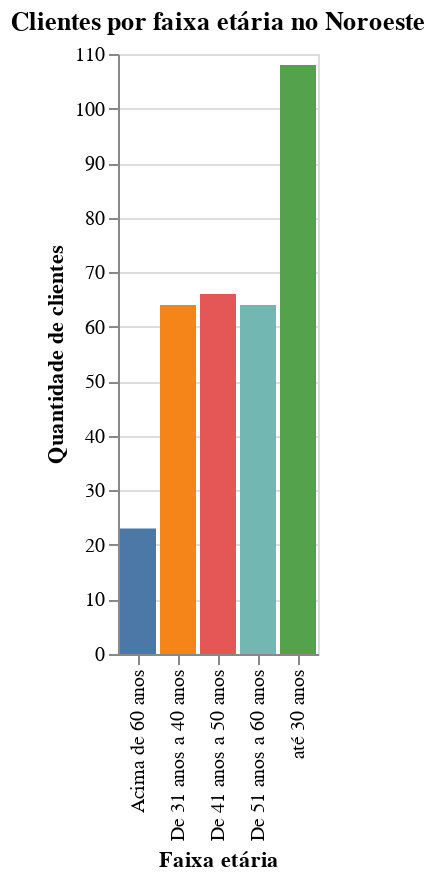

The code cell stored with this chart in its notebook:
### Code cell
alt.Chart(clientes_noroeste, title="Clientes por faixa etária no Noroeste").mark_bar().encode(
    x= alt.X('faixa etária', title='Faixa etária'),
    y= alt.Y('Noroeste', title='Quantidade de clientes'),
    color = alt.Color('faixa etária', legend=None)
).interactive()

### Figure 1 — Vega-Lite specification as saved in the notebook (floating-point values rounded to 4 significant figures)
{"config": {"view": {"continuousWidth": 400, "continuousHeight": 300}}, "data": {"name": "data-08749b065e7ab0ef998be52552dd1b5c"}, "mark": "bar", "encoding": {"color": {"type": "nominal", "field": "faixa etária", "legend": null}, "x": {"type": "nominal", "field": "faixa etária", "title": "Faixa etária"}, "y": {"type": "quantitative", "field": "Noroeste", "title": "Quantidade de clientes"}}, "selection": {"selector020": {"type": "interval", "bind": "scales", "encodings": ["x", "y"]}}, "title": "Clientes por faixa etária no Noroeste", "$schema": "https://vega.github.io/schema/vega-lite/v4.0.2.json", "datasets": {"data-08749b065e7ab0ef998be52552dd1b5c": [{"faixa etária": "Acima de 60 anos", "Noroeste": 23}, {"faixa etária": "De 31 anos a 40 anos", "Noroeste": 64}, {"faixa etária": "De 41 anos a 50 anos", "Noroeste": 66}, {"faixa etária": "De 51 anos a 60 anos", "Noroeste": 64}, {"faixa etária": "até 30 anos", "Noroeste": 108}]}}
